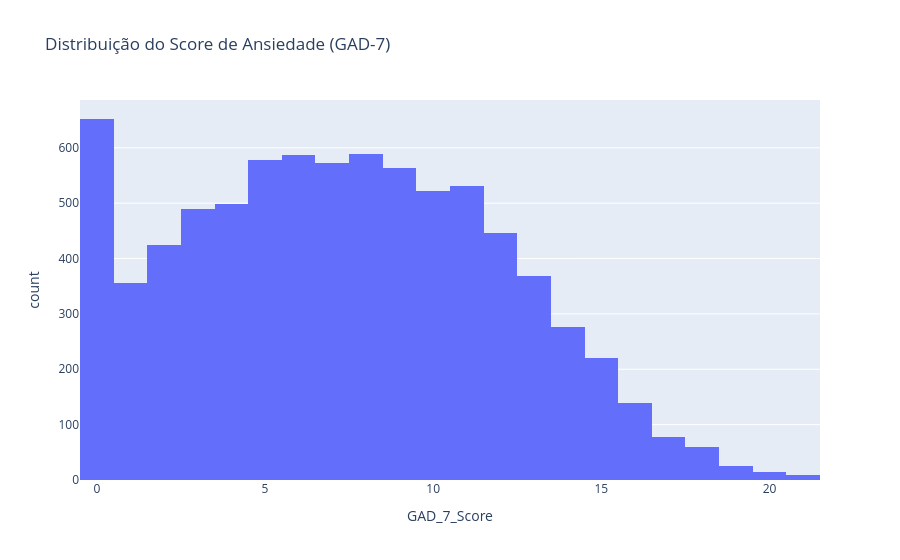

Notebook cell for this chart:
### Markdown cell above
### Análises de Ansiedade (GAD-7) ###

### Code cell
fig = px.histogram(df, x="GAD_7_Score", nbins=22, title="Distribuição do Score de Ansiedade (GAD-7)")
fig.show()

### Figure 1 — Plotly figure (JSON) as saved in the notebook; plotly's stock layout.template omitted (floating-point values rounded to 4 significant figures; data arrays with more than 128 entries replaced by an {"elided": "..."} marker saying what was removed)
{"data": [{"bingroup": "x", "hovertemplate": "GAD_7_Score=%{x}<br>count=%{y}<extra></extra>", "legendgroup": "", "marker": {"color": "#636efa", "pattern": {"shape": ""}}, "name": "", "nbinsx": 22, "orientation": "v", "showlegend": false, "type": "histogram", "x": {"elided": "8000 int values"}, "xaxis": "x", "yaxis": "y"}], "layout": {"barmode": "relative", "legend": {"tracegroupgap": 0}, "title": {"text": "Distribuição do Score de Ansiedade (GAD-7)"}, "xaxis": {"anchor": "y", "domain": [0, 1], "title": {"text": "GAD_7_Score"}}, "yaxis": {"anchor": "x", "domain": [0, 1], "title": {"text": "count"}}}}
